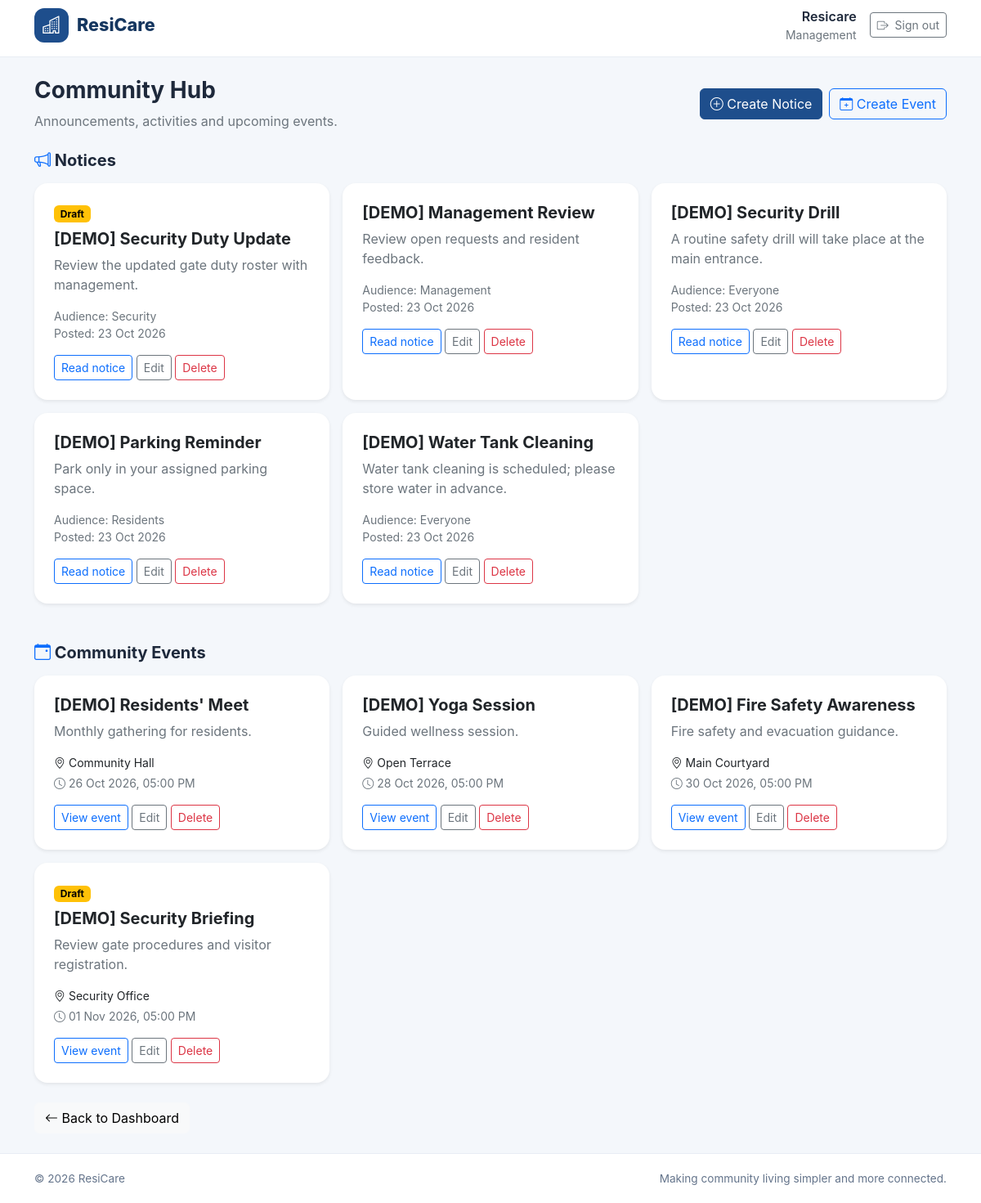
The app's page /community/ (signed in) with its own data.
### accounts/models.py (models this page shows, shortened)
class User(AbstractUser):
    class Role(models.TextChoices):
        RESIDENT = "RESIDENT", "Resident"
        SECURITY = "SECURITY", "Security"
        MANAGEMENT = "MANAGEMENT", "Management"
    role = models.CharField(
        max_length=20,
        choices=Role.choices,
        default=Role.RESIDENT,
    )
    phone_number = models.CharField(
        max_length=15,
        blank=True,
    )

### community_hub/models.py (models this page shows, shortened)
class Notice(models.Model):
    title = models.CharField(max_length=200)
    content = models.TextField()
    audience = models.CharField(
        max_length=20,
        choices=Audience.choices,
        default=Audience.ALL,
    )
    is_published = models.BooleanField(default=False)
    author = models.ForeignKey(
        settings.AUTH_USER_MODEL,
        on_delete=models.SET_NULL,
        null=True,
        related_name="community_notices",
    )
    created_at = models.DateTimeField(auto_now_add=True)
    updated_at = models.DateTimeField(auto_now=True)
    class Meta:
        ordering = ["-created_at"]

class CommunityEvent(models.Model):
    title = models.CharField(max_length=200)
    description = models.TextField()
    venue = models.CharField(max_length=200)
    starts_at = models.DateTimeField()
    ends_at = models.DateTimeField()
    audience = models.CharField(
        max_length=20,
        choices=Audience.choices,
        default=Audience.ALL,
    )
    is_published = models.BooleanField(default=False)
    author = models.ForeignKey(
        settings.AUTH_USER_MODEL,
        on_delete=models.SET_NULL,
        null=True,
        related_name="community_events",
    )
    created_at = models.DateTimeField(auto_now_add=True)
    updated_at = models.DateTimeField(auto_now=True)
    class Meta:
        ordering = ["starts_at"]

### community_hub/views.py (the view)
# urls.py: path("", views.community_dashboard, name="dashboard"),
@login_required
def community_dashboard(request):
    notices = visible_items(
        Notice.objects.select_related("author"), request.user
    )
    events = visible_items(
        CommunityEvent.objects.select_related("author"), request.user
    )
    return render(request, "community/dashboard.html", {
        "notices": notices,
        "events": events,
        "is_management": is_management(request.user),
    })

### community_hub/views.py (called while the page is built)
def is_management(user):
    return user.role == "MANAGEMENT"

def visible_items(queryset, user):
    if is_management(user):
        return queryset
    return queryset.filter(
        is_published=True
    ).filter(
        Q(audience="ALL") | Q(audience=user.role)
    )

### templates/community/dashboard.html (shortened to what this page needs)
{% extends "base.html" %}
{% block content %}
<div class="container py-4">
    <div class="d-flex flex-wrap justify-content-between align-items-center gap-3 mb-4">
        <div>
            <h1 class="h3 fw-bold">Community Hub</h1>
            <p class="text-secondary mb-0">Announcements, activities and upcoming events.</p>
        </div>
        {% if is_management %}
        <div class="d-flex flex-wrap gap-2">
            <a href="{% url 'community:notice_create' %}" class="btn btn-primary">
                <i class="bi bi-plus-circle"></i> Create Notice
            </a>
            <a href="{% url 'community:event_create' %}" class="btn btn-outline-primary">
                <i class="bi bi-calendar-plus"></i> Create Event
            </a>
        </div>
        {% endif %}
    </div>
    <h2 class="h5 fw-bold mb-3"><i class="bi bi-megaphone text-primary"></i> Notices</h2>
    <div class="row g-3 mb-5">
        {% for notice in notices %}
        <div class="col-md-6 col-xl-4">
            <div class="card h-100 border-0 shadow-sm rounded-4">
                <div class="card-body p-4">
                    {% if not notice.is_published %}
                    <span class="badge text-bg-warning mb-2">Draft</span>
                    {% endif %}
                    <h3 class="h5 fw-bold">{{ notice.title }}</h3>
                    <p class="text-secondary">{{ notice.content|truncatewords:25 }}</p>
                    <small class="text-secondary d-block mb-3">
                        Audience: {{ notice.get_audience_display }}<br>
                        Posted: {{ notice.created_at|date:"d M Y" }}
                    </small>
                    <a href="{% url 'community:notice_detail' notice.pk %}" class="btn btn-outline-primary btn-sm">Read notice</a>
                    {% if is_management %}
                    <a href="{% url 'community:notice_edit' notice.pk %}" class="btn btn-outline-secondary btn-sm">Edit</a>
                    <a href="{% url 'community:notice_delete' notice.pk %}" class="btn btn-outline-danger btn-sm">Delete</a>
                    {% endif %}
                </div>
            </div>
        </div>
        {% empty %}
        <div class="col-12"><div class="alert alert-light border">No notices available yet.</div></div>
        {% endfor %}
    </div>
    <h2 class="h5 fw-bold mb-3"><i class="bi bi-calendar-event text-primary"></i> Community Events</h2>
    <div class="row g-3">
        {% for event in events %}
        <div class="col-md-6 col-xl-4">
            <div class="card h-100 border-0 shadow-sm rounded-4">
                <div class="card-body p-4">
                    {% if not event.is_published %}
                    <span class="badge text-bg-warning mb-2">Draft</span>
                    {% endif %}
                    <h3 class="h5 fw-bold">{{ event.title }}</h3>
                    <p class="text-secondary">{{ event.description|truncatewords:22 }}</p>
                    <p class="small mb-1"><i class="bi bi-geo-alt"></i> {{ event.venue }}</p>
                    <p class="small text-secondary">
                        <i class="bi bi-clock"></i> {{ event.starts_at|date:"d M Y, h:i A" }}
                    </p>
                    <a href="{% url 'community:event_detail' event.pk %}" class="btn btn-outline-primary btn-sm">View event</a>
                    {% if is_management %}
                    <a href="{% url 'community:event_edit' event.pk %}" class="btn btn-outline-secondary btn-sm">Edit</a>
                    <a href="{% url 'community:event_delete' event.pk %}" class="btn btn-outline-danger btn-sm">Delete</a>
                    {% endif %}
                </div>
            </div>
        </div>
        {% empty %}
        <div class="col-12"><div class="alert alert-light border">No events scheduled yet.</div></div>
        {% endfor %}
    </div>
    <a href="{% url 'dashboard' %}" class="btn btn-light mt-4">
        <i class="bi bi-arrow-left"></i> Back to Dashboard
    </a>
</div>
{% endblock %}

### templates/base.html (shortened to what this page needs)
{% load static %}
<!DOCTYPE html>
<html lang="en">
<head>
    <link href="https://cdn.jsdelivr.net/npm/bootstrap@5.3.3/dist/css/bootstrap.min.css"
          rel="stylesheet">
    <link href="https://cdn.jsdelivr.net/npm/bootstrap-icons@1.11.3/font/bootstrap-icons.min.css"
          rel="stylesheet">
</head>
<body>
    <header class="rc-navbar">
        <nav class="container h-100 d-flex align-items-center justify-content-between py-2">
            <a href="{% if user.is_authenticated %}{% url 'dashboard' %}{% else %}{% url 'login' %}{% endif %}"
               class="rc-brand">
                <span class="rc-brand-icon">
                    <i class="bi bi-buildings"></i>
                </span>
                <span>ResiCare</span>
            </a>
            {% if user.is_authenticated %}
                <div class="d-flex align-items-center gap-3">
                    <div class="d-none d-sm-block text-end">
                        <div class="fw-semibold">{{ user.get_full_name|default:user.username }}</div>
                        <div class="small text-secondary">{{ user.get_role_display }}</div>
                    </div>
                    <form method="post" action="{% url 'logout' %}" class="m-0">
                        <button type="submit" class="btn btn-outline-secondary btn-sm">
                            <i class="bi bi-box-arrow-right me-1"></i>
                            Sign out
                        </button>
                    </form>
                </div>
            {% endif %}
        </nav>
    </header>
    <main class="rc-main">
        {% block content %}{% endblock %}
    </main>
    <footer class="rc-footer">
        <div class="container d-flex flex-column flex-sm-row justify-content-between gap-2">
            <span>&copy; {% now "Y" %} ResiCare</span>
            <span>Making community living simpler and more connected.</span>
        </div>
    </footer>
</body>
</html>

### templates/base.html (style rules this page uses)
:root { --rc-primary: #1e4e8c; --rc-primary-dark: #15365f; --rc-background: #f4f7fb; --rc-text: #1e293b; --rc-muted: #64748b; }
* { box-sizing: border-box; }
body { margin: 0; font-family: Inter, "Segoe UI", Arial, sans-serif; color: var(--rc-text); background: var(--rc-background); }
.rc-navbar { min-height: 70px; background: #fff; border-bottom: 1px solid #e8edf4; }
.rc-brand { display: inline-flex; align-items: center; gap: 10px; color: var(--rc-primary-dark); font-size: 1.35rem; font-weight: 800; text-decoration: none; }
.rc-brand-icon { display: inline-flex; align-items: center; justify-content: center; width: 42px; height: 42px; color: #fff; background: var(--rc-primary); border-radius: 12px; }
.rc-main { min-height: calc(100vh - 130px); }
.rc-footer { padding: 20px 0; color: var(--rc-muted); background: #fff; border-top: 1px solid #e8edf4; font-size: .85rem; }
.btn-primary { background-color: var(--rc-primary); border-color: var(--rc-primary); }

### records on screen
User: get_full_name "Resicare", role "Management"
Notice: is_published "Draft", title "[DEMO] Security Duty Update", content "Review the updated gate duty roster with management.", audience "Security", created_at "23 Oct 2026"
Notice: title "[DEMO] Management Review", content "Review open requests and resident feedback.", audience "Management", created_at "23 Oct 2026"
Notice: title "[DEMO] Security Drill", content "A routine safety drill will take place at the main entrance.", audience "Everyone", created_at "23 Oct 2026"
Notice: title "[DEMO] Parking Reminder", content "Park only in your assigned parking space.", audience "Residents", created_at "23 Oct 2026"
Notice: title "[DEMO] Water Tank Cleaning", content "Water tank cleaning is scheduled; please store water in advance.", audience "Everyone", created_at "23 Oct 2026"
CommunityEvent: title "[DEMO] Residents' Meet", description "Monthly gathering for residents.", venue "Community Hall", starts_at "26 Oct 2026, 05:00 PM"
CommunityEvent: title "[DEMO] Yoga Session", description "Guided wellness session.", venue "Open Terrace", starts_at "28 Oct 2026, 05:00 PM"
CommunityEvent: title "[DEMO] Fire Safety Awareness", description "Fire safety and evacuation guidance.", venue "Main Courtyard", starts_at "30 Oct 2026, 05:00 PM"
CommunityEvent: is_published "Draft", title "[DEMO] Security Briefing", description "Review gate procedures and visitor registration.", venue "Security Office", starts_at "01 Nov 2026, 05:00 PM"
